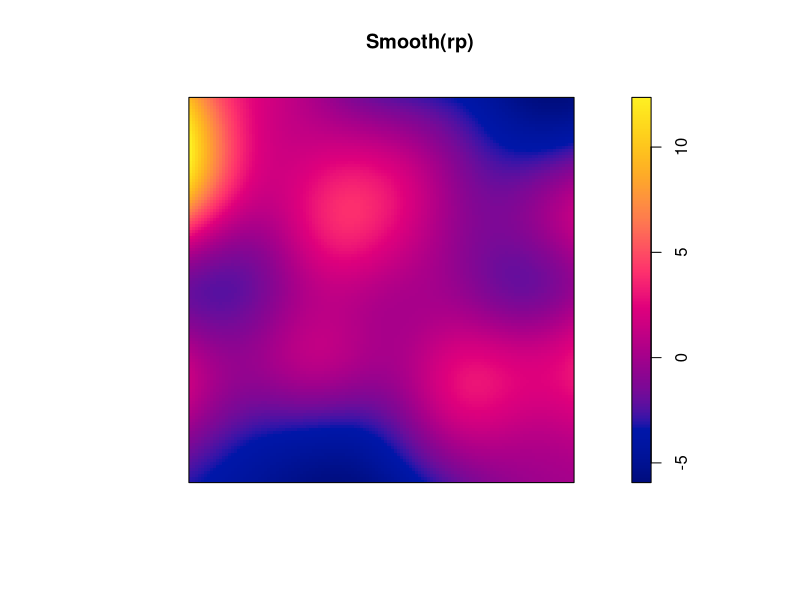
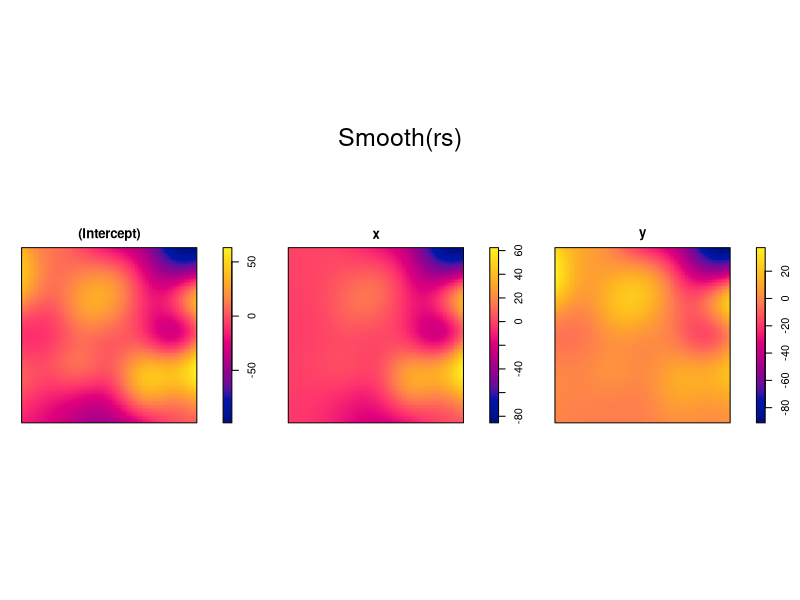

Source code (R) for these figures, in order:
library(spatstat)


### Name: Smooth.msr
### Title: Smooth a Signed or Vector-Valued Measure
### Aliases: Smooth.msr
### Keywords: spatial models

### ** Examples

   X <- rpoispp(function(x,y) { exp(3+3*x) })
   fit <- ppm(X, ~x+y)
   rp <- residuals(fit, type="pearson")
   rs <- residuals(fit, type="score")

   plot(Smooth(rp))
   plot(Smooth(rs))
